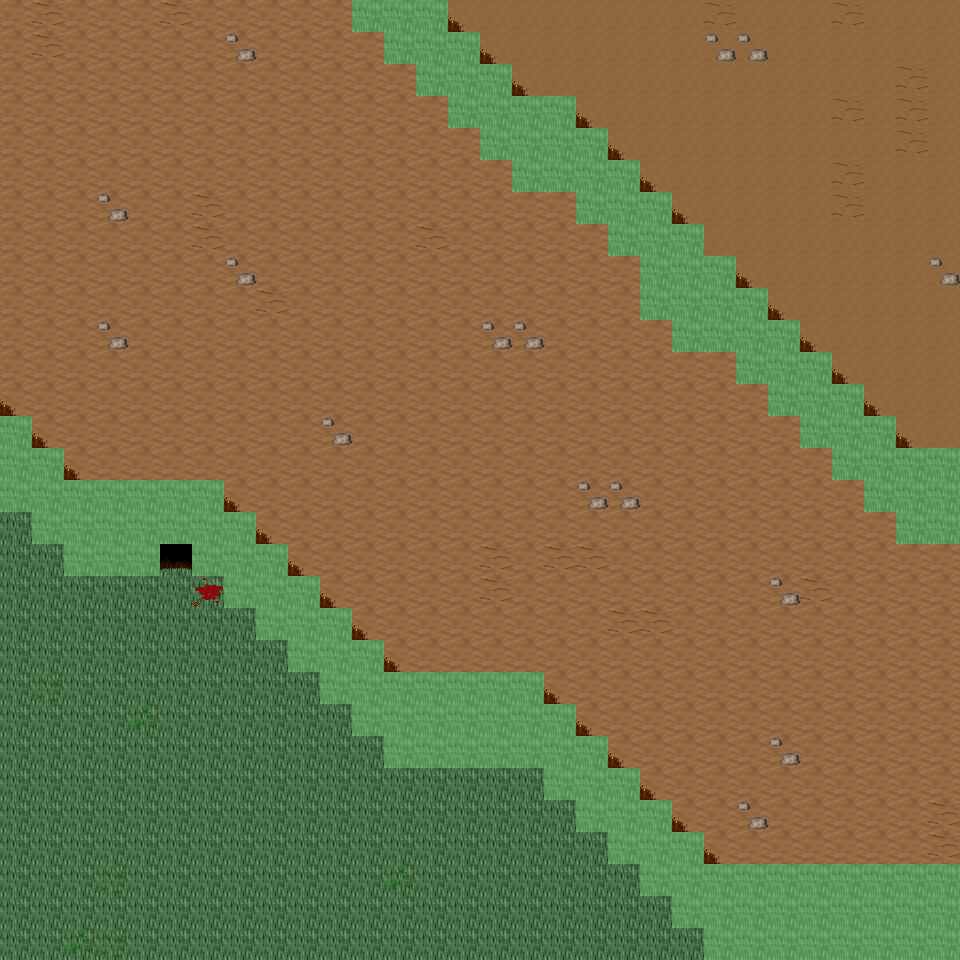

Rendered tile map (Tiled .tmx) drawn with the repository's tilesets; below, a short description and the map source with its tile grids summarised:
An orthogonal 30x30 tile map with 32x32 px tiles, 6 tile layers (Ground, Object, Object2, Above, ...), 31 tilesets and 7 objects (7x mapExit).

<map version="1.0" orientation="orthogonal" renderorder="right-down" width="30" height="30" tilewidth="32" tileheight="32" nextobjectid="8">
  <tileset firstgid="1" name="tileset_ground_ground" tilewidth="32" tileheight="32" tilecount="33" columns="3">
    <image source="../drawable/tileset_ground_ground.png" width="96" height="352" />
  </tileset>
  <tileset firstgid="34" name="tileset_ground_ice_ice" tilewidth="32" tileheight="32" tilecount="3" columns="3">
    <image source="../drawable/tileset_ground_ice_ice.png" width="96" height="32" />
  </tileset>
  <tileset firstgid="37" name="tileset_plant_grasses" tilewidth="32" tileheight="32" tilecount="6" columns="3">
    <image source="../drawable/tileset_plant_grasses.png" width="96" height="64" />
  </tileset>
  <tileset firstgid="43" name="tileset_plant_flower_daisy_white" tilewidth="32" tileheight="32" tilecount="8" columns="2">
    <image source="../drawable/tileset_plant_flower_daisy_white.png" width="64" height="128" />
  </tileset>
  <tileset firstgid="51" name="tileset_plant_flower_daisy_blue" tilewidth="32" tileheight="32" tilecount="8" columns="2">
    <image source="../drawable/tileset_plant_flower_daisy_blue.png" width="64" height="128" />
  </tileset>
  <tileset firstgid="59" name="tileset_ground_ridge_earth_dark" tilewidth="32" tileheight="32" tilecount="96" columns="12">
    <image source="../drawable/tileset_ground_ridge_earth_dark.png" width="384" height="256" />
  </tileset>
  <tileset firstgid="155" name="tileset_ground_rock_pebbles" tilewidth="32" tileheight="32" tilecount="3" columns="1">
    <image source="../drawable/tileset_ground_rock_pebbles.png" width="32" height="96" />
  </tileset>
  <tileset firstgid="158" name="tileset_ground_grass_edges" tilewidth="32" tileheight="32" tilecount="36" columns="12">
    <image source="../drawable/tileset_ground_grass_edges.png" width="384" height="96" />
  </tileset>
  <tileset firstgid="194" name="tileset_plant_bush_bushes" tilewidth="32" tileheight="32" tilecount="10" columns="5">
    <image source="../drawable/tileset_plant_bush_bushes.png" width="160" height="64" />
  </tileset>
  <tileset firstgid="204" name="tileset_plant_stump_stump_purple" tilewidth="32" tileheight="32" tilecount="4" columns="2">
    <image source="../drawable/tileset_plant_stump_stump_purple.png" width="64" height="64" />
  </tileset>
  <tileset firstgid="208" name="tileset_building_wall_stone" tilewidth="32" tileheight="32" tilecount="12" columns="3">
    <image source="../drawable/tileset_building_wall_stone.png" width="96" height="128" />
  </tileset>
  <tileset firstgid="220" name="tileset_ground_ridge_ice_2" tilewidth="32" tileheight="32" tilecount="42" columns="7">
    <image source="../drawable/tileset_ground_ridge_ice_2.png" width="224" height="192" />
  </tileset>
  <tileset firstgid="262" name="tileset_plant_tree_tree_green" tilewidth="32" tileheight="32" tilecount="88" columns="8">
    <image source="../drawable/tileset_plant_tree_tree_green.png" width="256" height="352" />
  </tileset>
  <tileset firstgid="350" name="tileset_building_window_window_long" tilewidth="32" tileheight="32" tilecount="3" columns="3">
    <image source="../drawable/tileset_building_window_window_long.png" width="96" height="32" />
  </tileset>
  <tileset firstgid="353" name="tileset_building_window_window_right" tilewidth="32" tileheight="32" tilecount="2" columns="2">
    <image source="../drawable/tileset_building_window_window_right.png" width="64" height="32" />
  </tileset>
  <tileset firstgid="355" name="tileset_building_door_door_n" tilewidth="32" tileheight="32" tilecount="6" columns="3">
    <image source="../drawable/tileset_building_door_door_n.png" width="96" height="64" />
  </tileset>
  <tileset firstgid="361" name="tileset_building_door_closed_with_key" tilewidth="32" tileheight="32" tilecount="1" columns="1">
    <image source="../drawable/tileset_building_door_closed_with_key.png" width="32" height="32" />
  </tileset>
  <tileset firstgid="362" name="tileset_ground_ladder_horizontal_dark" tilewidth="32" tileheight="32" tilecount="3" columns="1">
    <image source="../drawable/tileset_ground_ladder_horizontal_dark.png" width="32" height="96" />
  </tileset>
  <tileset firstgid="365" name="tileset_ground_ladder_vertical_dark" tilewidth="32" tileheight="32" tilecount="3" columns="3">
    <image source="../drawable/tileset_ground_ladder_vertical_dark.png" width="96" height="32" />
  </tileset>
  <tileset firstgid="368" name="tileset_building_roof_yellow" tilewidth="32" tileheight="32" tilecount="20" columns="5">
    <image source="../drawable/tileset_building_roof_yellow.png" width="160" height="128" />
  </tileset>
  <tileset firstgid="388" name="tileset_logic_creature_gnome" tilewidth="32" tileheight="32" tilecount="6" columns="6">
    <image source="../drawable/tileset_logic_creature_gnome.png" width="192" height="32" />
  </tileset>
  <tileset firstgid="394" name="tileset_logic_creature_orc" tilewidth="32" tileheight="32" tilecount="6" columns="6">
    <image source="../drawable/tileset_logic_creature_orc.png" width="192" height="32" />
  </tileset>
  <tileset firstgid="400" name="tileset_logic_portal" tilewidth="32" tileheight="32" tilecount="24" columns="8">
    <image source="../drawable/tileset_logic_portal.png" width="256" height="96" />
  </tileset>
  <tileset firstgid="424" name="tileset_logic_creature_animal" tilewidth="32" tileheight="32" tilecount="32" columns="8">
    <image source="../drawable/tileset_logic_creature_animal.png" width="256" height="128" />
  </tileset>
  <tileset firstgid="456" name="tileset_logic_collision" tilewidth="32" tileheight="32" tilecount="1" columns="1">
    <image source="../drawable/tileset_logic_collision.png" width="32" height="32" />
  </tileset>
  <tileset firstgid="457" name="tileset_item_blood_nsew_stains" tilewidth="32" tileheight="32" tilecount="4" columns="2">
    <image source="../drawable/tileset_item_blood_nsew_stains.png" width="64" height="64" />
  </tileset>
  <tileset firstgid="461" name="tileset_item_blood_floor_stain" tilewidth="32" tileheight="32" tilecount="1" columns="1">
    <image source="../drawable/tileset_item_blood_floor_stain.png" width="32" height="32" />
  </tileset>
  <tileset firstgid="462" name="tileset_ground_blue_paving" tilewidth="32" tileheight="32" tilecount="2" columns="1">
    <image source="../drawable/tileset_ground_blue_paving.png" width="32" height="64" />
  </tileset>
  <tileset firstgid="464" name="tileset_ground_green_paving" tilewidth="32" tileheight="32" tilecount="18" columns="3">
    <image source="../drawable/tileset_ground_green_paving.png" width="96" height="192" />
  </tileset>
  <tileset firstgid="482" name="tileset_logic_protection" tilewidth="32" tileheight="32" tilecount="2" columns="2">
    <image source="../drawable/tileset_logic_protection.png" width="64" height="32" />
  </tileset>
  <tileset firstgid="484" name="tileset_logic_creature_fowl" tilewidth="32" tileheight="32" tilecount="6" columns="6">
    <image source="../drawable/tileset_logic_creature_fowl.png" width="192" height="32" />
  </tileset>
  <layer name="Ground" width="30" height="30">
    <data>[900 cells, 900 non-empty, 4 distinct tile ids]</data>
  </layer>
  <layer name="Object" width="30" height="30">
    <data>[900 cells, 219 non-empty, 19 distinct tile ids]</data>
  </layer>
  <layer name="Object2" width="30" height="30">
    <data>[900 cells, 7 non-empty, 7 distinct tile ids]</data>
  </layer>
  <layer name="Above" width="30" height="30">
    <data>[900 cells, 0 non-empty, 0 distinct tile ids]</data>
  </layer>
  <layer name="Above2" width="30" height="30">
    <data>[900 cells, 0 non-empty, 0 distinct tile ids]</data>
  </layer>
  <layer name="Walkable" width="30" height="30">
    <data>[900 cells, 145 non-empty, 1 distinct tile ids]</data>
  </layer>
  <objectgroup name="MapEvents">
    <object id="1" name="north" type="mapExit" x="0" y="0" width="352" height="32">
      <properties>
        <property name="map" value="level_0_x172_y43" />
        <property name="x" value="0" />
        <property name="y" value="28" />
      </properties>
    </object>
    <object id="2" name="north2" type="mapExit" x="448" y="0" width="512" height="32">
      <properties>
        <property name="map" value="level_0_x172_y43" />
        <property name="x" value="14" />
        <property name="y" value="28" />
      </properties>
    </object>
    <object id="3" name="south" type="mapExit" x="0" y="928" width="704" height="32">
      <properties>
        <property name="map" value="level_0_x172_y45" />
        <property name="x" value="0" />
        <property name="y" value="1" />
      </properties>
    </object>
    <object id="4" name="west" type="mapExit" x="0" y="0" width="32" height="416">
      <properties>
        <property name="map" value="level_0_x171_y44" />
        <property name="x" value="28" />
        <property name="y" value="0" />
      </properties>
    </object>
    <object id="5" name="west2" type="mapExit" x="0" y="512" width="32" height="448">
      <properties>
        <property name="map" value="level_0_x171_y44" />
        <property name="x" value="28" />
        <property name="y" value="16" />
      </properties>
    </object>
    <object id="6" name="east" type="mapExit" x="928" y="0" width="32" height="448">
      <properties>
        <property name="map" value="level_0_x173_y44" />
        <property name="x" value="1" />
        <property name="y" value="0" />
      </properties>
    </object>
    <object id="7" name="east2" type="mapExit" x="928" y="544" width="32" height="320">
      <properties>
        <property name="map" value="level_0_x173_y44" />
        <property name="x" value="1" />
        <property name="y" value="17" />
      </properties>
    </object>
  </objectgroup>
</map>
